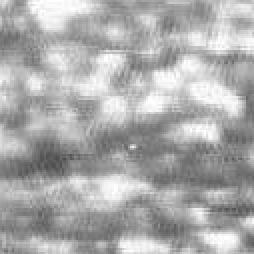
%> input picture data/1.bmp, 127 x 127 px (shown 2 times larger)
$ octave --eval "result = amwlcmfunc(imread('data/1.bmp'));"   (GNU Octave 9; MATLAB toolbox functions it lacks are replaced by stand-ins)
%> lines starting %> are read from the running program, lines starting %| are printed output that depends on the picture
%  2018 Tiny and Dim Infrared Target Detection Based on Weighted Local Contrast
% 1 目标与背景的对比度
% 2 目标与背景边缘的不连续性
function re = amwlcmfunc(img)
img = double(img);
%% scale 1 3x3
ry1 = 3;
rx1 = 3;
re1 = subfunc(img, ry1, rx1);
%% scale 2 3x4
ry2 = 3;
rx2 = 4;
re2 = subfunc(img, ry2, rx2);
%% scale 3 4x3
ry3 = 4;
rx3 = 3;
re3 = subfunc(img, ry3, rx3);
%% scale 4 4x4
ry4 = 4;
rx4 = 4;
re4 = subfunc(img, ry4, rx4);
if 1
    temp = cat(3, re1, re2, re3, re4);
    re = max(temp, [], 3);
else
    %% scale 5 4x5
    ry5 = 4;
    rx5 = 5;
    re5 = subfunc(img, ry5, rx5);
    %% scale 6 3x5
    ry6 = 3;
    rx6 = 5;
    re6 = subfunc(img, ry6, rx6);
    %% scale 7 5x3
    ry7 = 5;
    rx7 = 3;
    re7 = subfunc(img, ry7, rx7);
    %% scale 8 5x4
    ry8 = 5;
    rx8 = 4;
    re8 = subfunc(img, ry8, rx8);
    %% scale 9 5x5
    ry9 = 5;
    rx9 = 5;
    re9 = subfunc(img, ry9, rx9);
    temp =cat(3, re1, re2, re3, re4, re5, re6, re7, re8, re9);
    re = max(temp, [], 3);
end
end

function re = subfunc(img, ry, rx)
%> called with ry = 3, rx = 3
[row, col] = size(img);
%> row = 127; col = 127
if mod(ry, 2) ==1
    ylen1 =  floor( ry/2);
    ylen2 = floor( ry/2);
else
    ylen1 =  floor( ry/2) - 1;
    ylen2 = floor( ry/2);
end
if mod(rx, 2) ==1
    xlen1 =  floor( rx/2);
    xlen2 = floor( rx/2);
else
    xlen1 =  floor( rx/2) - 1;
    xlen2 = floor( rx/2);
end
pad = padarray(img, [ylen1, xlen1], 'replicate', 'pre');
pad = padarray(pad, [ylen2, xlen2], 'replicate', 'post');
%> pad: size 129x129 double
opin = zeros(ry, rx);
opin(2:end-1,2:end-1) = 1;
opin = opin/sum(opin(:));
opout = ones(ry, rx);
opout(2:end-1,2:end-1) = 0;
opout = opout/sum(opout(:));
ain = imfilter(img, opin, 'replicate');
aout = imfilter(img, opout, 'replicate');
%% 计算目标与背景的对比度
D = abs(ain - aout);
Dmax = max(D(:));
%> Dmax = 55
Dave = mean2(D);
%> Dave = 5.65
beta = 0.8;
Td = beta*Dave + (1 - beta)*Dmax;
%> Td = 15.52
re = zeros(row, col);
W = zeros(row, col);
for ii = 1:row
    for jj = 1:col
        ii1 = ii + ylen1;
        jj1 = jj + xlen1;
        %% 计算目标与背景的交界处的灰度变化
        block = pad(ii1- ylen1:ii1+ylen2, jj1-xlen1:jj1+xlen2);
        d1 = block(1, 2:end-1) - block(2, 2:end-1);
        d2 = block(end, 2:end-1) - block(end-1, 2:end-1);
        d3 = block(2:end-1, 1) - block(2:end-1, 2);
        d4 = block(2:end-1, end) - block(2:end-1, end-1) ;
        k = sum(d1>=0) + sum(d2>=0) + sum(d3>=0)+sum(d4>=0);
        W(ii, jj) = 1/(1+k^2);
        if D(ii, jj) >= Td
            re(ii, jj) = D(ii, jj)*W(ii,jj);
        else
            re(ii, jj) = D(ii, jj);
        end
    end
end
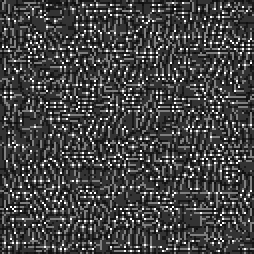
%> W: size 127x127 double (shown 2 times larger); min 0.0588, max 1, mean 0.264
end
%> call 3 of subfunc, with ry = 4, rx = 3
%> in subfunc (call 3), `D = abs(ain - aout);`:
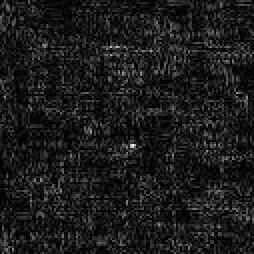
%> D: size 127x127 double (shown 2 times larger); min 0, max 47.7, mean 5.2; drawn with min black and max white
%> in subfunc (call 3), `Dmax = max(D(:));`: Dmax = 47.7
%> in subfunc (call 3), `Dave = mean2(D);`: Dave = 5.23
%> in subfunc (call 3), `Td = beta*Dave + (1 - beta)*Dmax;`: Td = 13.72
%> after the loop in subfunc (call 3), `for ii = 1:row`:
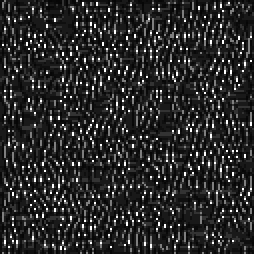
%> W: size 127x127 double (shown 2 times larger); min 0.027, max 1, mean 0.167
%> call 4 of subfunc, with ry = 4, rx = 4
%> in subfunc (call 4), `D = abs(ain - aout);`:
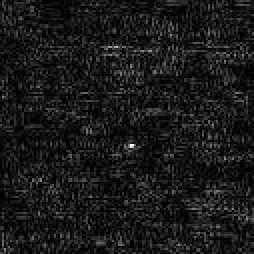
%> D: size 127x127 double (shown 2 times larger); min 0, max 50.58, mean 5.2; drawn with min black and max white
%> in subfunc (call 4), `Dmax = max(D(:));`: Dmax = 50.58
%> in subfunc (call 4), `Dave = mean2(D);`: Dave = 5.18
%> in subfunc (call 4), `Td = beta*Dave + (1 - beta)*Dmax;`: Td = 14.26
%> after the loop in subfunc (call 4), `for ii = 1:row`:
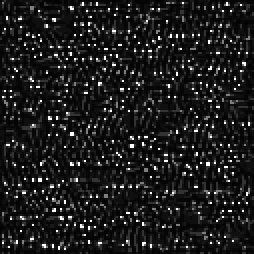
%> W: size 127x127 double (shown 2 times larger); min 0.0154, max 1, mean 0.116
%> in amwlcmfunc, `temp = cat(3, re1, re2, re3, re4);`:
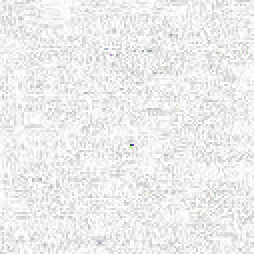
%> temp: size 127x127x4 double (shown 2 times larger); mean R, G, B, A 5.1, 4.9, 4.7, 4.7; transparent parts drawn white
%> in amwlcmfunc, `re = max(temp, [], 3);`:
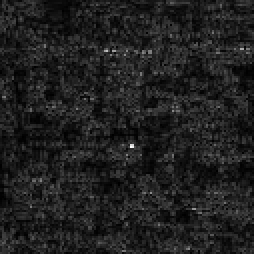
%> re: size 127x127 double (shown 2 times larger); min 0.375, max 59.1, mean 7.7; drawn with min black and max white

$ run again, on data/10.bmp
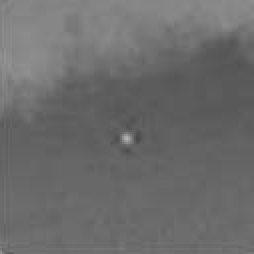
%> input picture data/10.bmp, 127 x 127 px (shown 2 times larger)
%> Dmax = 19.62
%> Dave = 0.774
%> Td = 4.54
%> in subfunc (call 4), `D = abs(ain - aout);`:
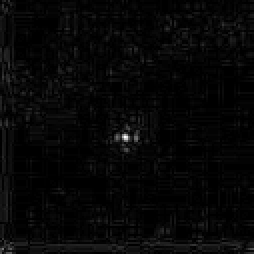
%> D: size 127x127 double (shown 2 times larger); min 0, max 25.33, mean 0.7; drawn with min black and max white
%> Dmax = 25.33
%> Dave = 0.703
%> Td = 5.63
%> in amwlcmfunc, `temp = cat(3, re1, re2, re3, re4);`:
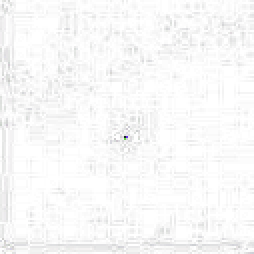
%> temp: size 127x127x4 double (shown 2 times larger); mean R, G, B, A 0.7, 0.7, 0.7, 0.7; transparent parts drawn white

$ run again, on data/11.bmp
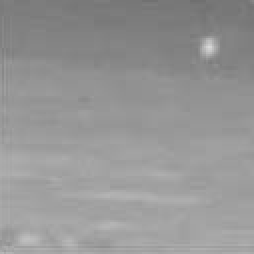
%> input picture data/11.bmp, 127 x 127 px (shown 2 times larger)
%> Dmax = 14.38
%> Dave = 0.94
%> Td = 3.63
%> in amwlcmfunc, `temp = cat(3, re1, re2, re3, re4);`:
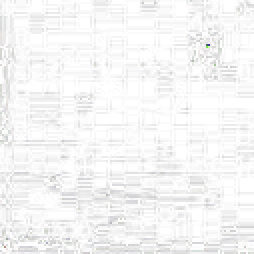
%> temp: size 127x127x4 double (shown 2 times larger); mean R, G, B, A 0.72, 0.69, 0.653, 0.687; transparent parts drawn white
%> in amwlcmfunc, `re = max(temp, [], 3);`:
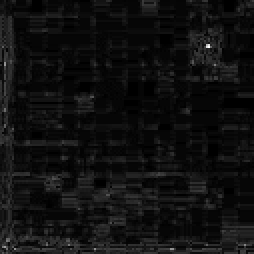
%> re: size 127x127 double (shown 2 times larger); min 0, max 16.9, mean 1.07; drawn with min black and max white

$ run again, on data/12.bmp
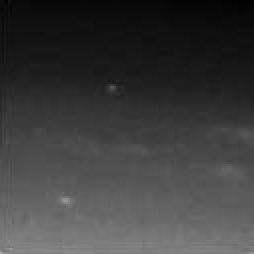
%> input picture data/12.bmp, 127 x 127 px (shown 2 times larger)
%> Dmax = 22.5
%> Dave = 0.803
%> Td = 5.14
%> in amwlcmfunc, `re = max(temp, [], 3);`:
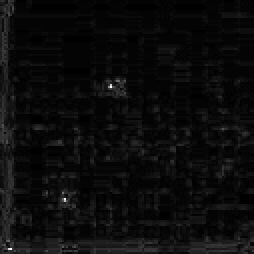
%> re: size 127x127 double (shown 2 times larger); min 0, max 22.5, mean 1.1; drawn with min black and max white
